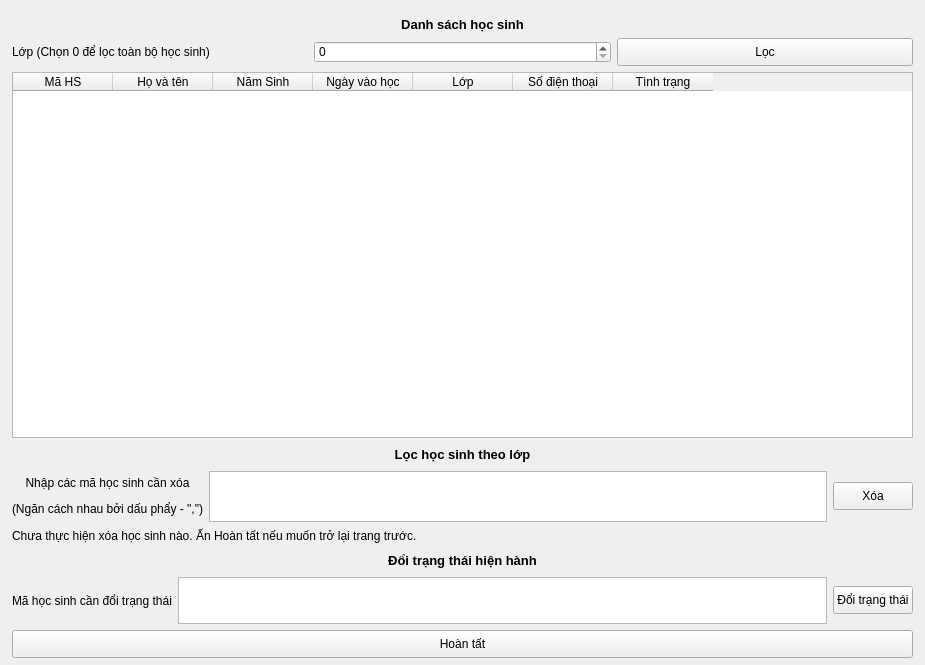
<?xml version="1.0" encoding="UTF-8"?>
<ui version="4.0">
 <class>xoahocsinh</class>
 <widget class="QWidget" name="xoahocsinh">
  <property name="geometry">
   <rect>
    <x>0</x>
    <y>0</y>
    <width>925</width>
    <height>665</height>
   </rect>
  </property>
  <property name="windowTitle">
   <string>Form</string>
  </property>
  <widget class="QWidget" name="">
   <property name="geometry">
    <rect>
     <x>12</x>
     <y>17</y>
     <width>901</width>
     <height>641</height>
    </rect>
   </property>
   <layout class="QVBoxLayout" name="verticalLayout_3">
    <item>
     <widget class="QLabel" name="dshs">
      <property name="text">
       <string>&lt;html&gt;&lt;head/&gt;&lt;body&gt;&lt;p align=&quot;center&quot;&gt;&lt;span style=&quot; font-size:10pt; font-weight:600;&quot;&gt;Danh sách học sinh&lt;/span&gt;&lt;/p&gt;&lt;/body&gt;&lt;/html&gt;</string>
      </property>
     </widget>
    </item>
    <item>
     <layout class="QHBoxLayout" name="horizontalLayout_3">
      <item>
       <widget class="QLabel" name="label">
        <property name="minimumSize">
         <size>
          <width>0</width>
          <height>28</height>
         </size>
        </property>
        <property name="maximumSize">
         <size>
          <width>16777215</width>
          <height>28</height>
         </size>
        </property>
        <property name="text">
         <string>&lt;html&gt;&lt;head/&gt;&lt;body&gt;&lt;p&gt;Lớp (Chọn 0 để lọc toàn bộ học sinh)&lt;/p&gt;&lt;/body&gt;&lt;/html&gt;</string>
        </property>
       </widget>
      </item>
      <item>
       <widget class="QSpinBox" name="lop">
        <property name="minimumSize">
         <size>
          <width>0</width>
          <height>22</height>
         </size>
        </property>
        <property name="maximumSize">
         <size>
          <width>16777215</width>
          <height>22</height>
         </size>
        </property>
        <property name="maximum">
         <number>12</number>
        </property>
       </widget>
      </item>
      <item>
       <widget class="QPushButton" name="loc">
        <property name="minimumSize">
         <size>
          <width>0</width>
          <height>28</height>
         </size>
        </property>
        <property name="maximumSize">
         <size>
          <width>16777215</width>
          <height>28</height>
         </size>
        </property>
        <property name="text">
         <string>Lọc</string>
        </property>
       </widget>
      </item>
     </layout>
    </item>
    <item>
     <widget class="QTableWidget" name="tbwviewhs">
      <attribute name="verticalHeaderVisible">
       <bool>false</bool>
      </attribute>
      <column>
       <property name="text">
        <string>Mã HS</string>
       </property>
      </column>
      <column>
       <property name="text">
        <string>Họ và tên</string>
       </property>
      </column>
      <column>
       <property name="text">
        <string>Năm Sinh</string>
       </property>
      </column>
      <column>
       <property name="text">
        <string>Ngày vào học</string>
       </property>
      </column>
      <column>
       <property name="text">
        <string>Lớp</string>
       </property>
      </column>
      <column>
       <property name="text">
        <string>Số điện thoại</string>
       </property>
      </column>
      <column>
       <property name="text">
        <string>Tình trạng</string>
       </property>
      </column>
     </widget>
    </item>
    <item>
     <layout class="QVBoxLayout" name="verticalLayout_2">
      <item>
       <widget class="QLabel" name="locnoti">
        <property name="minimumSize">
         <size>
          <width>0</width>
          <height>21</height>
         </size>
        </property>
        <property name="maximumSize">
         <size>
          <width>16777215</width>
          <height>21</height>
         </size>
        </property>
        <property name="text">
         <string>&lt;html&gt;&lt;head/&gt;&lt;body&gt;&lt;p align=&quot;center&quot;&gt;&lt;span style=&quot; font-size:10pt; font-weight:600;&quot;&gt;Lọc học sinh theo lớp&lt;/span&gt;&lt;/p&gt;&lt;/body&gt;&lt;/html&gt;</string>
        </property>
       </widget>
      </item>
      <item>
       <layout class="QHBoxLayout" name="horizontalLayout_2">
        <item>
         <widget class="QLabel" name="label_2">
          <property name="minimumSize">
           <size>
            <width>0</width>
            <height>51</height>
           </size>
          </property>
          <property name="maximumSize">
           <size>
            <width>16777215</width>
            <height>51</height>
           </size>
          </property>
          <property name="text">
           <string>&lt;html&gt;&lt;head/&gt;&lt;body&gt;&lt;p align=&quot;center&quot;&gt;Nhập các mã học sinh cần xóa&lt;/p&gt;&lt;p align=&quot;center&quot;&gt;(Ngăn cách nhau bởi dấu phẩy - &amp;quot;,&amp;quot;)&lt;/p&gt;&lt;/body&gt;&lt;/html&gt;</string>
          </property>
         </widget>
        </item>
        <item>
         <widget class="QPlainTextEdit" name="mahscanxoa">
          <property name="minimumSize">
           <size>
            <width>0</width>
            <height>51</height>
           </size>
          </property>
          <property name="maximumSize">
           <size>
            <width>16777215</width>
            <height>51</height>
           </size>
          </property>
         </widget>
        </item>
        <item>
         <widget class="QPushButton" name="xoa">
          <property name="minimumSize">
           <size>
            <width>0</width>
            <height>28</height>
           </size>
          </property>
          <property name="maximumSize">
           <size>
            <width>16777215</width>
            <height>28</height>
           </size>
          </property>
          <property name="text">
           <string>Xóa</string>
          </property>
         </widget>
        </item>
       </layout>
      </item>
      <item>
       <widget class="QLabel" name="thongbao">
        <property name="minimumSize">
         <size>
          <width>0</width>
          <height>16</height>
         </size>
        </property>
        <property name="maximumSize">
         <size>
          <width>16777215</width>
          <height>16</height>
         </size>
        </property>
        <property name="text">
         <string>Chưa thực hiện xóa học sinh nào. Ấn Hoàn tất nếu muốn trở lại trang trước.</string>
        </property>
       </widget>
      </item>
     </layout>
    </item>
    <item>
     <layout class="QVBoxLayout" name="verticalLayout">
      <item>
       <widget class="QLabel" name="locnoti_2">
        <property name="minimumSize">
         <size>
          <width>0</width>
          <height>21</height>
         </size>
        </property>
        <property name="maximumSize">
         <size>
          <width>16777215</width>
          <height>21</height>
         </size>
        </property>
        <property name="text">
         <string>&lt;html&gt;&lt;head/&gt;&lt;body&gt;&lt;p align=&quot;center&quot;&gt;&lt;span style=&quot; font-size:10pt; font-weight:600;&quot;&gt;Đổi trạng thái hiện hành&lt;/span&gt;&lt;/p&gt;&lt;/body&gt;&lt;/html&gt;</string>
        </property>
       </widget>
      </item>
      <item>
       <layout class="QHBoxLayout" name="horizontalLayout">
        <item>
         <widget class="QLabel" name="label_3">
          <property name="minimumSize">
           <size>
            <width>0</width>
            <height>47</height>
           </size>
          </property>
          <property name="maximumSize">
           <size>
            <width>16777215</width>
            <height>47</height>
           </size>
          </property>
          <property name="text">
           <string>Mã học sinh cần đổi trạng thái</string>
          </property>
         </widget>
        </item>
        <item>
         <widget class="QTextEdit" name="mahsdoitt">
          <property name="minimumSize">
           <size>
            <width>0</width>
            <height>47</height>
           </size>
          </property>
          <property name="maximumSize">
           <size>
            <width>16777215</width>
            <height>47</height>
           </size>
          </property>
         </widget>
        </item>
        <item>
         <widget class="QPushButton" name="chgstatus">
          <property name="minimumSize">
           <size>
            <width>0</width>
            <height>28</height>
           </size>
          </property>
          <property name="maximumSize">
           <size>
            <width>16777215</width>
            <height>28</height>
           </size>
          </property>
          <property name="text">
           <string>Đổi trạng thái</string>
          </property>
         </widget>
        </item>
       </layout>
      </item>
     </layout>
    </item>
    <item>
     <widget class="QPushButton" name="hoantat">
      <property name="minimumSize">
       <size>
        <width>0</width>
        <height>28</height>
       </size>
      </property>
      <property name="maximumSize">
       <size>
        <width>16777215</width>
        <height>28</height>
       </size>
      </property>
      <property name="text">
       <string>Hoàn tất</string>
      </property>
     </widget>
    </item>
   </layout>
  </widget>
  <zorder>layoutWidget</zorder>
  <zorder>mahscanxoa</zorder>
 </widget>
 <resources/>
 <connections/>
</ui>
